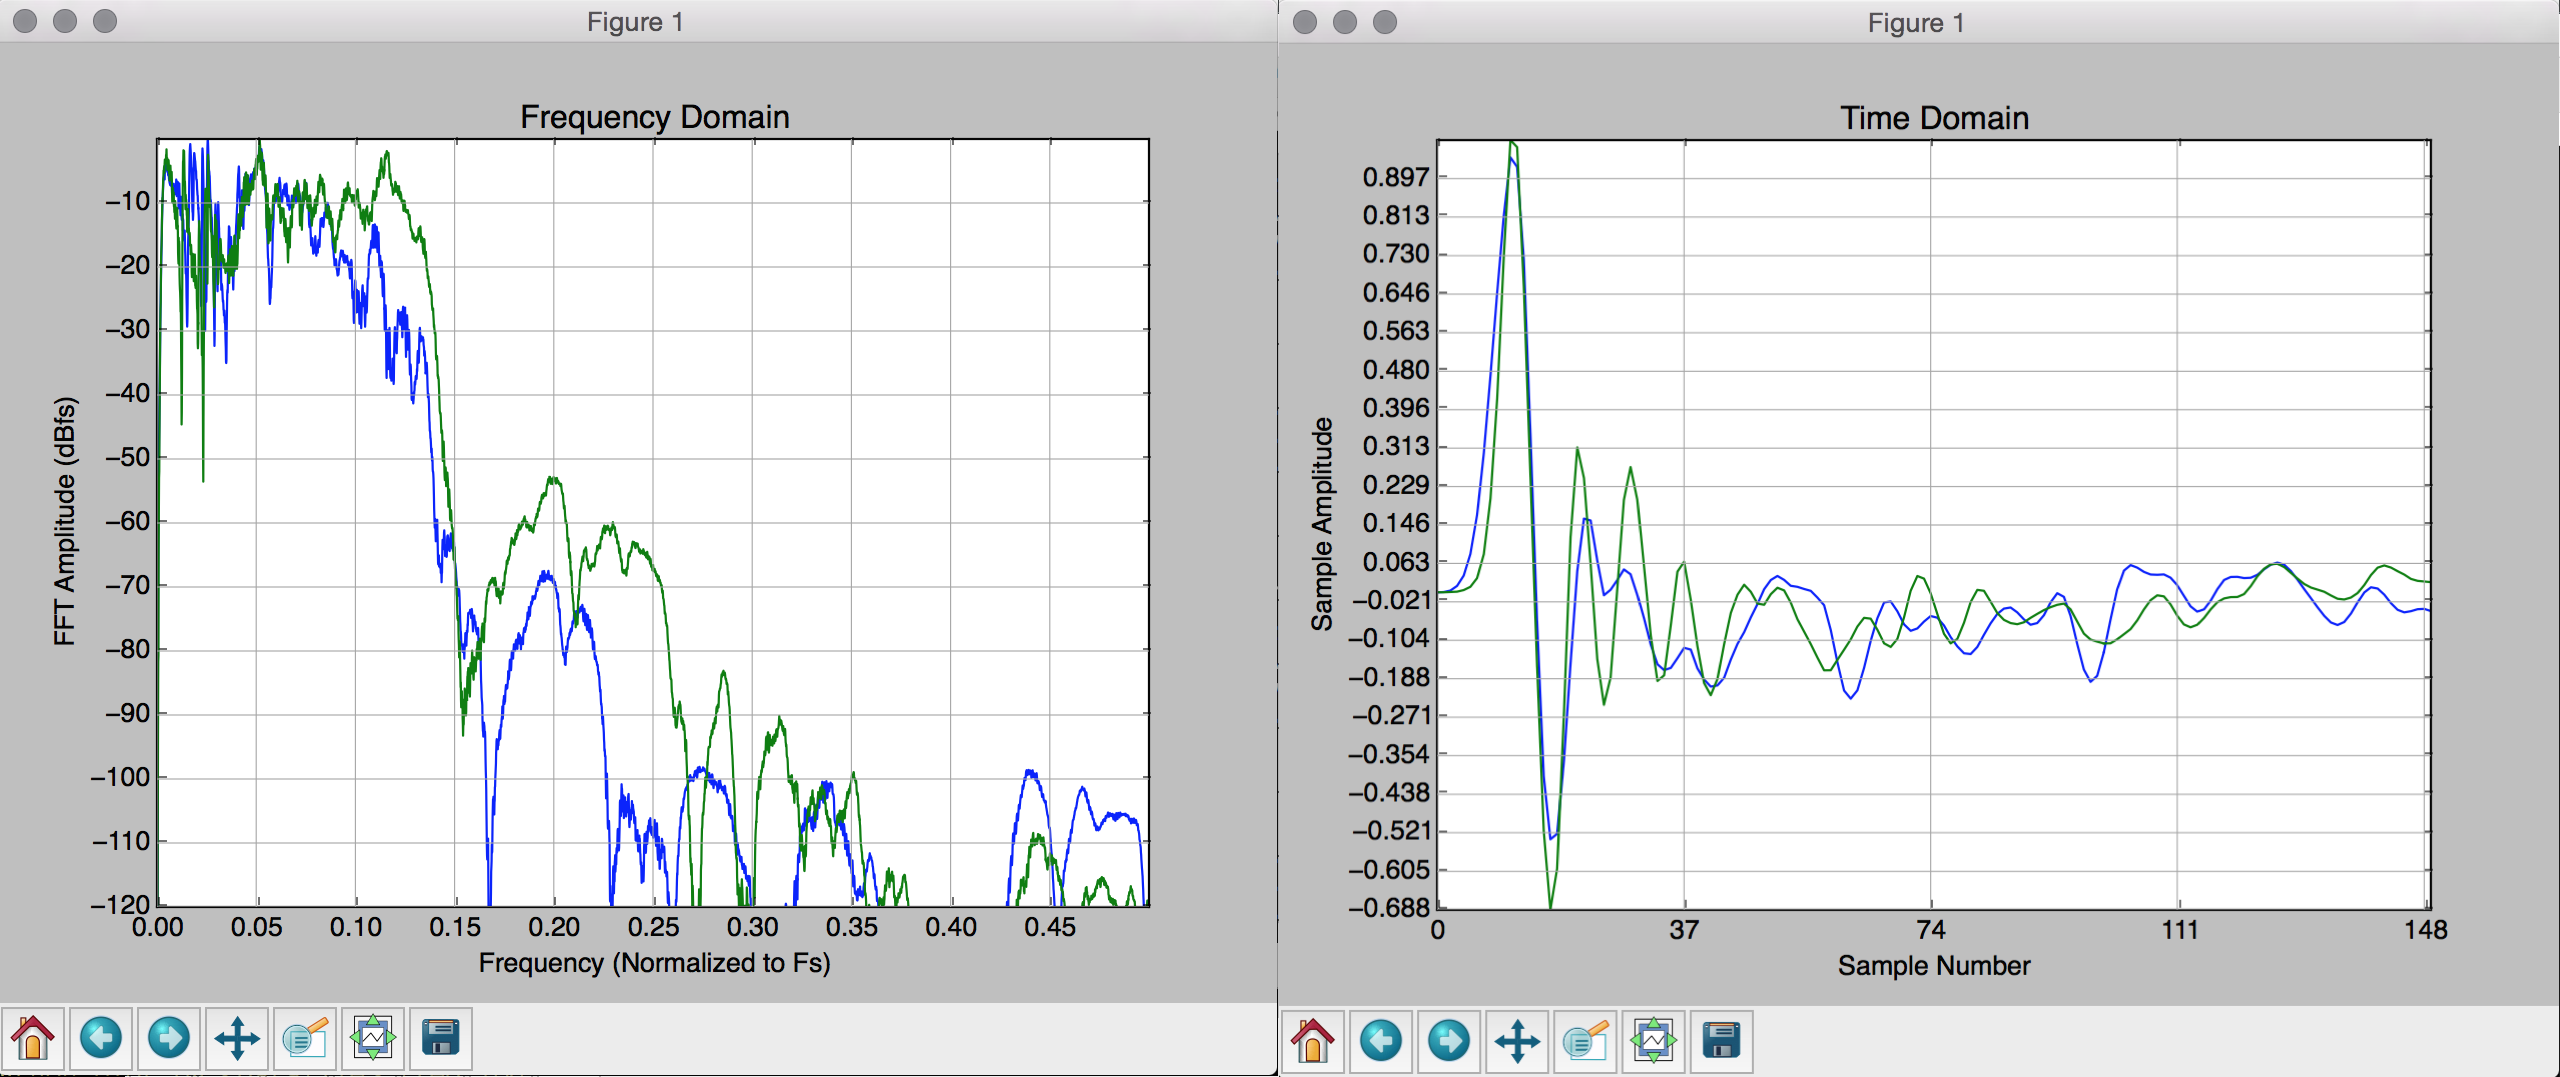

Reproduce this figure in Python.
import sys, struct, random

print ""
print "Usage: python plot.py <datafile> time"
print "       python plot.py <datafile> time [beg end]"
print "       python plot.py <datafile> freq lin"
print "       python plot.py <datafile> freq log"
print ""
print "Where: <datafile> Contains one sample value per line.  Each sample is an"
print "                  ASCII/HEX value (e.g. FFFF0001) representing a fixed-"
print "                  point sample value."
print "       time       Indicates that a time-domain plot should be shown"
print "       freq       Indicates that a frequency-domain plot should be shown"
print "       [beg end]  Optional; specifies the first and last sample in order to"
print "                  create a sub-set of data to be plotted"
print ""
print "Examle: Create time-domain plot data in \'out.txt\' showing samples 100"
print "        through 300 ... bash$ python plot.py out.txt 100 300"
print ""
print "Examle: Create frequency-domain plot data in \'out.txt\' showing the Y-axis"
print "        with a logarithmic scale ... bash$ python plot.py out.txt freq log"
print ""

if len(sys.argv) < 3: exit(0)

import numpy
import matplotlib.pyplot

numpy.seterr( all='ignore' )

K = 1
yy = [[0] * 65536, [0] * 65536, [0] * 65536]
mm = [[0] * 65536, [0] * 65536, [0] * 65536]
N = 0

file = open( sys.argv[1], "rt" )
while True:
    ll = file.readline();
    ll = ll.replace( "\n", "" );
    if len(ll) < 1: break
    ll = ll.split()
    K = len(ll)
    for ii in range(0,K):
        #xx = int(ll[ii],16) * 2
        #tt = xx
        #if xx & 0x80000000 == 0x80000000:
        #    xx = -(1 - float((xx & 0x7FFFFFFF)) / (2**31))
        #else:
        #    xx = float((xx & 0x7FFFFFFF)) / ((2**31)-1)
        #yy[ii][N] = xx
        yy[ii][N] = float(ll[ii])
    N += 1
file.close()

xx = [0] * N
ff = [0] * N
mm[0] = [0] * N
mm[1] = [0] * N
mm[2] = [0] * N
yy[0] = yy[0][0:N]
yy[1] = yy[1][0:N]
yy[2] = yy[2][0:N]

for ii in range( 0, N ):
    ff[ii] = ii
    xx[ii] = float(ii) / N

matplotlib.pyplot.grid( b=True, which='both', color='0.65',linestyle='-' )

if sys.argv[2] == "time":

    beg = 0; end = N
    if len(sys.argv) > 3: beg = int( sys.argv[3] )
    if len(sys.argv) > 4: end = int( sys.argv[4] )
    ff = ff[beg:end]

    matplotlib.pyplot.title( "Time Domain" )
    matplotlib.pyplot.xlabel( "Sample Number" )
    matplotlib.pyplot.ylabel( "Sample Amplitude" )
    matplotlib.pyplot.xticks( numpy.arange(min(ff), max(ff), (max(ff)-min(ff))/4 ))

    ymin = 0; ymax = 0

    for ii in range(0,K):
        yy[ii] = yy[ii][beg:end]
        ymin = min(ymin,min(yy[ii]))
        ymax = max(ymax,max(yy[ii]))
        matplotlib.pyplot.plot( ff, yy[ii] )

    matplotlib.pyplot.ylim( ymin, ymax )
    matplotlib.pyplot.yticks( numpy.arange(ymin, ymax, (ymax-ymin)/20 ))
    matplotlib.pyplot.show()

if sys.argv[2] == "freq":

    fs = 1.0
    if len(sys.argv) > 4: fs = float( sys.argv[4] )

    ff = numpy.array(ff[0:N/2+1]) / float(N/2)
    ff *= fs / 2.0

    for ii in range(0,K):
        mm[ii] = numpy.fft.rfft(yy[ii])
        mm[ii] = mm[ii][0:len(mm[ii])-0]
        #mm[ii] = numpy.abs(mm[ii]) * 2.0 / N
        mm[ii] = numpy.abs(mm[ii]) * 1.0 / N
        mm[ii] /= numpy.max(mm[ii])
        mm[ii] = mm[ii][0:N/2+1]

    matplotlib.pyplot.title( "Frequency Domain" )
    matplotlib.pyplot.xlabel( "Frequency (Normalized to Fs)" )
    matplotlib.pyplot.ylabel( "FFT Amplitude (dBfs)" )
    matplotlib.pyplot.ylim( -120, 0 )

    for ii in range(0,K):
        mm[ii] = 20.0 * numpy.log( mm[ii] )
        matplotlib.pyplot.plot( ff, mm[ii] )

    matplotlib.pyplot.xticks( numpy.arange(min(ff), max(ff), (max(ff)-min(ff))/10 ))
    matplotlib.pyplot.yticks( numpy.arange(-120, 0, (20+130)/15 ))
    matplotlib.pyplot.show()
